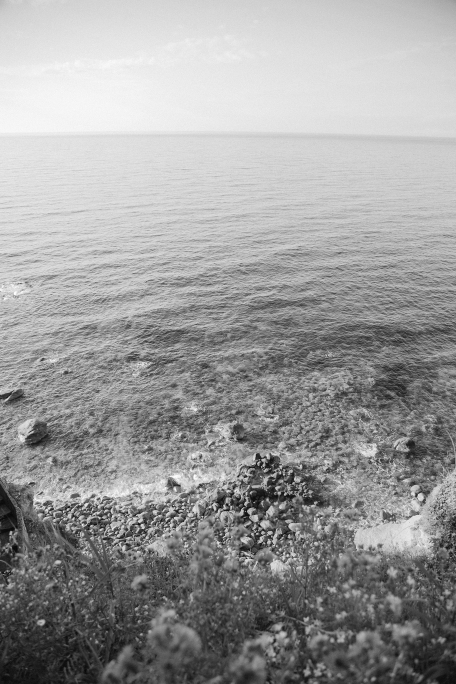
#> input picture images/alan-bajura-pYjCqqDEOFo-unsplash.pgm, 912 x 1368 px (shown at 1/2 size)
$ python averages.py images/alan-bajura-pYjCqqDEOFo-unsplash.pgm
#> lines starting #> are read from the running program, lines starting #| are printed output that depends on the picture
### images.py
import numpy as np
import dct
import dft

import os

from PIL import Image
from collections.abc import Callable

def image_to_matrix (patch: Image) -> np.ndarray:
	"""
	Converts the given 8x8 PIL/Pillow image to a 8x8 NumPy matrix

	:patch:   The Pillow image, must have size 8x8
	:returns: An 8x8 NumPy matrix containing the Pillow image's data
	"""
	if patch.size != (8, 8):
		raise RuntimeError ("Image patch has unsupported dimensions")
	return np.array (patch.getdata ()).reshape ((8, 8))

# [11 lines left out: function compute_dct, not called in this run]

def compute_dct_orth (patch: Image) -> np.ndarray:
	"""
	Computes the DCT-II of the given 8x8 PIL/Pillow image via similarity transform.

	:patch:   The Pillow image to process, must have size 8x8
	:returns: An 8x8 NumPy matrix containing the image's DCT-II coefficients.
	"""
	if patch.size != (8, 8):
		raise RuntimeError ("Image patch has unsupported dimensions; crop to 8x8 pixels first")

	return dct.compute_dct_orth (image_to_matrix (patch))

def compute_dft (patch: Image) -> np.ndarray:
	"""
	Computes the DFT of the given 8x8 PIL/Pillow image.

	:patch:   The Pillow image to process, must have size 8x8
	:returns: An 8x8 NumPy matrix containing the image's DFT coefficients.
	"""
	if patch.size != (8, 8):
		raise RuntimeError ("Image patch has unsupported dimensions; crop to 8x8 pixels first")

	return dft.compute_dft_8 (image_to_matrix (patch))

# [62 lines left out: functions valid_image, num_to_bytes, write_pgm, invert_color, not called in this run]

def execute_for_all_files (files: list[str], func: Callable[[int, int, Image], None], printinfo: bool = True) -> None:
	"""
	Executes the given function against all given files, either printing information
	on its progress, problems it encounters and info about the file or not.

	:files:     The list of files to operate on
	:func:      The function to execute against every file
	:printinfo: Whether to print progress/error/metadata information (default: True)
	"""
#> called with printinfo = True
	for infile in files:
		if not os.path.isfile (infile):
			if printinfo: print (f"FILE: {infile} - IS DIRECTORY")
			continue

		if printinfo: print (f"FILE: {infile}")
		with Image.open (infile) as im:
#> im is the input picture: PIL image 912x1368 L; min 0, max 255, mean 155.5
			if im.format != "PPM":
				if printinfo: print ("Not a valid PPM/PGM file")
				continue

			width, height = im.size
#> width = 912; height = 1368
			if width % 8 != 0 or height % 8 != 0:
				if printinfo: print ("Unsupported dimensions: Width and height must be divisible by 8.")
				continue

			if printinfo: print (f"Width: {width}, Height: {height}")
#| Width: 912, Height: 1368

			func (width, height, im)

# [8 lines left out: function shift_into_16bit, not called in this run]

### plots.py
import numpy as np
import matplotlib.pyplot as plt

from matplotlib.ticker import SymmetricalLogLocator
from matplotlib.colors import LightSource
from matplotlib.colorizer import Colorizer
from matplotlib.cm import ScalarMappable

def plot_dct_coefficients (matrix: np.ndarray) -> None:
	"""
	Unified function to generate a plot of DCT coefficients.

	Uses fixed colour map ("jet") and fixed lower and upper
	limits of (0, 2.5). Opens the plot in a matplotlib window.

	:matrix: The coefficient matrix to plot
	"""
	fig, ax = plt.subplots ()
	im = ax.imshow (np.abs (matrix), cmap="jet", norm="symlog")
	im.set_clim (0, 100)
	im.get_cmap ().set_over (color="w")
	plt.colorbar(im, ticks=SymmetricalLogLocator(base=10, linthresh=1, subs=range(10)))

	ax.axhline (3.5, linestyle='--', color="k")
	ax.axvline (3.5, linestyle='--', color="k")

	plt.show()

# [45 lines left out: functions plot_dct_coefficients_3d, display_image, not called in this run]

### dct.py
import numpy as np
from math import isqrt

SQRT2 = np.sqrt(2)
INVSQRT2 = 1 / SQRT2
LAM = lambda k: INVSQRT2 if k == 0 else 1
LAMN = lambda k, n: INVSQRT2 if k in [0, n] else 1

# [5 lines left out: function make_C_I, not called in this run]

def make_C_II (n: int) -> np.ndarray:
	norm = SQRT2 / np.sqrt (n)
	n2 = 2 * n
	return np.array ([
		[ norm * LAM (k) * np.cos (np.pi * k * (2 * l + 1) / n2) for l in range (n) ] for k in range (n)
	])

def make_C_III (n: int) -> np.ndarray:
	# Though C[II] is unitary, C_II @ C_III is closer to eye(8) if we
	# compute C_III as the inverse matrix of C_II.
	return np.linalg.inv (make_C_II (n))

# [5 lines left out: function make_C_IV, not called in this run]

C_II_8 = make_C_II (8)
C_III_8 = make_C_III (8)

DCT_KRON_8 = np.kron (C_II_8, C_II_8)
IDCT_KRON_8 = np.kron (C_III_8, C_III_8)

def matrix_to_vector (m: np.ndarray) -> np.ndarray:
	shape = m.shape
	return m.reshape (shape [0] * shape [1])

# [20 lines left out: functions vector_to_matrix, compute_dct, not called in this run]

def compute_dct_orth (matrix: np.ndarray) -> np.ndarray:
	if matrix.shape != (8, 8):
		raise RuntimeError ("Unsupported matrix dimensions, must be 8x8!")

	return C_II_8 @ matrix @ C_III_8

# [11 lines left out: functions compute_idct, compute_idct_orth, not called in this run]

### dft.py
import numpy as np
import cmath

def make_Omega (n: int) -> np.matrix:
	"""
	Compute the Fourier matrix of order n

	The Fourier matrix is the complex matrix whose entries are given by
	`exp((2 pi ikl)/n)`, where (k, l) is the (row, column) index
	pair. Returns a NumPy matrix (of type matrix) to allow for .H

	:n:       The order of the Fourier matrix to compute
	:returns: The requested matrix
	"""
	return np.matrix ([
		[ cmath.exp ((-2 * np.pi * k * l * 1j) / n) for k in range (n) ] for l in range (n)
	])

# OMEGA8 is the 8x8 Fourier matrix and OMEGA8H its conjugate transpose
# (Hermitian transpose)
OMEGA8 = make_Omega (8)
OMEGA8H = OMEGA8.H

# [45 lines left out: functions compute_dft, compute_idft, not called in this run]

def compute_dft_8 (matrix: np.ndarray | np.matrix) -> np.matrix:
	"""
	Compute the discrete Fourier transform (DFT) of the given 8x8 matrix.

	The given matrix may contain real or complex values and must have shape
	(8,8). Any other shape will be rejected but may be computed by means
	of compute_dft(matrix). The resulting matrix will be of type np.matrix
	since in general it will contain complex entries.

	Equivalent to compute_dft but possibly faster for bulk operations.

	:matrix:  The matrix to apply the DFT to
	:returns: The DFT of the given matrix
	"""
	if matrix.shape != (8, 8):
		raise ValueError ("Unsupported matrix shape, must be (8,8)!")

	return (OMEGA8 @ matrix @ OMEGA8) / 64

# [16 lines left out: function compute_idft_8, not called in this run]

### averages.py
import numpy as np
import images
import plots

import sys

from PIL import Image

dct_coeff_total = np.zeros ((8, 8))
dft_coeff_total = np.zeros ((8, 8))
patches_total = 0

def image_action (width: int, height: int, im: Image) -> None:
#> called with width = 912, height = 1368
	global dct_coeff_total, dft_coeff_total
	global patches_total

	patches_h = width // 8
#> patches_h = 114
	patches_v = height // 8
#> patches_v = 171
	patches = patches_h * patches_v
#> patches = 19494
	print (f"Patches: {patches}")
#| Patches: 19494

	index = 0
	for v_index in range (patches_v):
		for h_index in range (patches_h):
			# Coordinates of the currently processed patch.
			# These are in PIL coordinates, meaning that the horizontal
			# axis is x and the vertical axis is y.
			top_left = (h_index * 8, v_index * 8)
			bottom_right = (top_left[0] + 8, top_left[1] + 8)

			# Extract the processed patch, process, and store DFT and DCT coefficients
			patch = im.crop ((*top_left, *bottom_right))

			dft_coeffs = images.compute_dft (patch)
			dft_coeff_total += np.abs(dft_coeffs)

			dct_coeffs = images.compute_dct_orth (patch)
			dct_coeff_total += np.abs(dct_coeffs)

			index += 1
			print (f"{index} of {patches}\r", end="", flush=True)
#> after the loop, index = 19494

	patches_total += patches
#> patches_total = 19494

	# Clear progress indicator
	print(" " * (len (str (patches)) * 2 + 4))

plot3d = False
if "--3d" in sys.argv:
	plot3d = True
	sys.argv.remove ("--3d")

images.execute_for_all_files (sys.argv [1:], image_action)

if patches_total == 0:
	print ("No patches processed")
	sys.exit ()

dft_coeff_total /= patches_total
dct_coeff_total /= patches_total
print ()
print ("Average DFT coefficient matrix (absolute values):")
print (dft_coeff_total)
print ()
print ("Average DCT-II coefficient matrix:")
print (dct_coeff_total)
print ()
with np.printoptions (precision=3, suppress=True):
	print ("Average DFT coefficient matrix (reduced precision):")
	print (dft_coeff_total)
	print ()
	print ("Average DCT-II coefficient matrix (reduced precision):")
	print (dct_coeff_total)
print ()
print (f"Total patches: {patches_total}")

plotfunc = plots.plot_dct_coefficients
if plot3d:
	plotfunc = plots.plot_dct_coefficients_3d

# Open in Matplotlib windows
plotfunc (dft_coeff_total)
#> in plot_dct_coefficients, `plt.show()`:
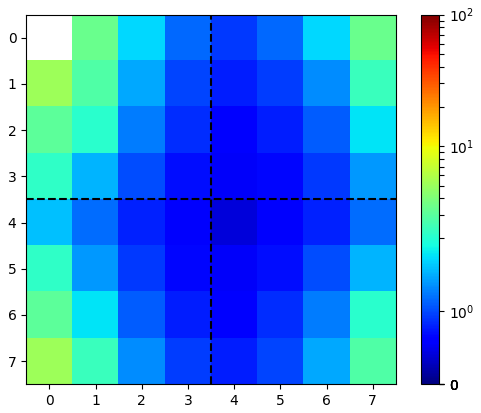
#> figure drawn by matplotlib, 2 panels
plotfunc (dct_coeff_total)
#> in plot_dct_coefficients (call 2), `plt.show()`:
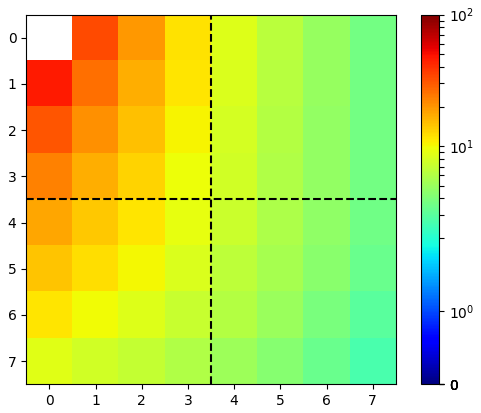
#> figure drawn by matplotlib, 2 panels

$ run again, on images/alin-gavriliuc-T5h-RzUFN04-unsplash.pgm
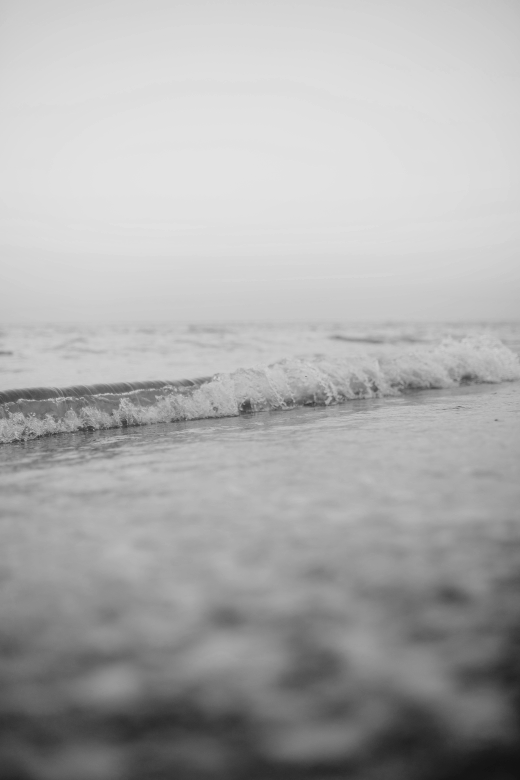
#> input picture images/alin-gavriliuc-T5h-RzUFN04-unsplash.pgm, 1040 x 1560 px (shown at 1/2 size)
#> in execute_for_all_files, im is the input picture: PIL image 1040x1560 L; min 17, max 227, mean 171.4
#| Width: 1040, Height: 1560
#| Patches: 25350
#> after the loop in image_action, `for v_index in range (patches_v):`: index = 25350
#> in plot_dct_coefficients, `plt.show()`:
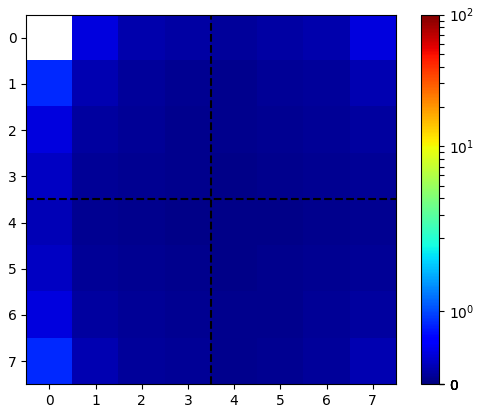
#> figure drawn by matplotlib, 2 panels
#> in plot_dct_coefficients (call 2), `plt.show()`:
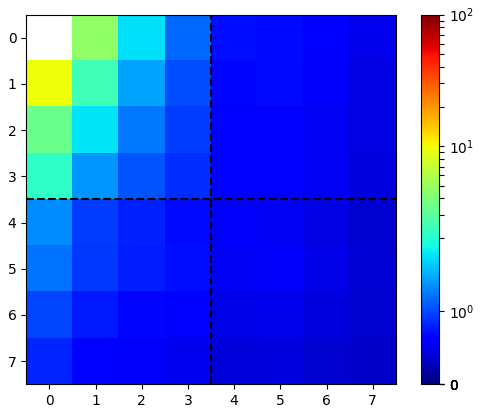
#> figure drawn by matplotlib, 2 panels

$ run again, on images/annie-spratt--PwigdGIWcg-unsplash.pgm
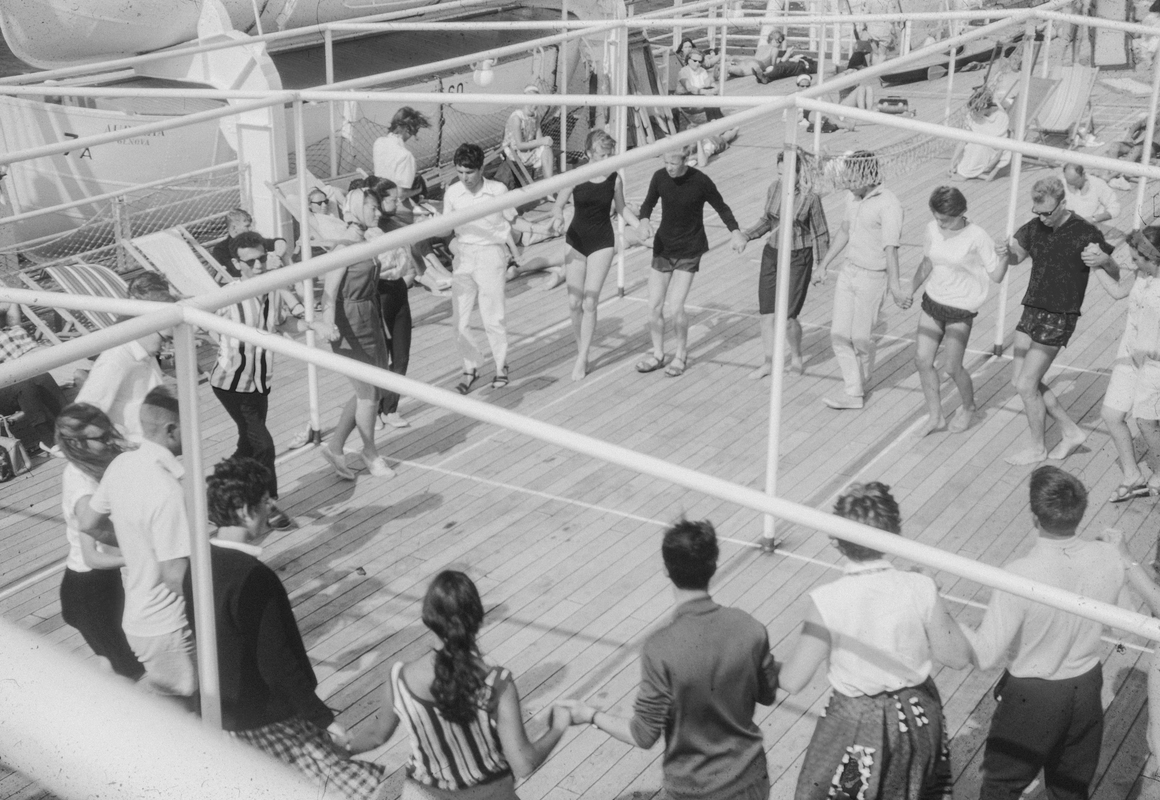
#> input picture images/annie-spratt--PwigdGIWcg-unsplash.pgm, 1160 x 800 px
#> in execute_for_all_files, im is the input picture: PIL image 1160x800 L; min 18, max 235, mean 156.9
#| Width: 1160, Height: 800
#| Patches: 14500
#> after the loop in image_action, `for v_index in range (patches_v):`: index = 14500
#> in plot_dct_coefficients, `plt.show()`:
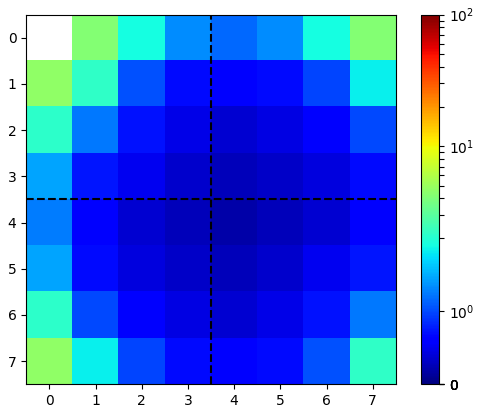
#> figure drawn by matplotlib, 2 panels
#> in plot_dct_coefficients (call 2), `plt.show()`:
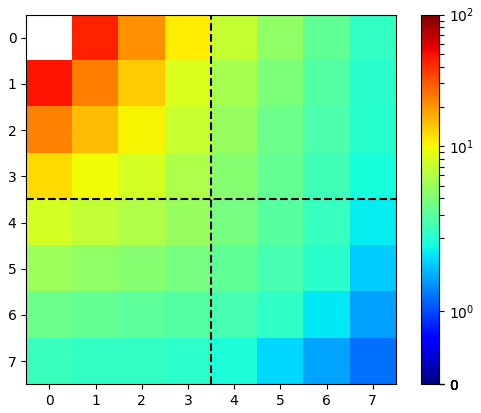
#> figure drawn by matplotlib, 2 panels

$ run again, on images/annie-spratt-iFHUMuNSH5g-unsplash.pgm
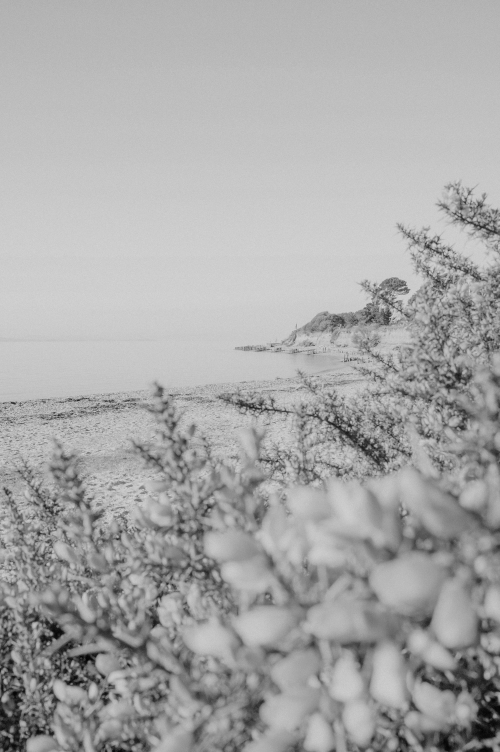
#> input picture images/annie-spratt-iFHUMuNSH5g-unsplash.pgm, 1000 x 1504 px (shown at 1/2 size)
#> in execute_for_all_files, im is the input picture: PIL image 1000x1504 L; min 2, max 220, mean 168
#| Width: 1000, Height: 1504
#| Patches: 23500
#> after the loop in image_action, `for v_index in range (patches_v):`: index = 23500
#> in plot_dct_coefficients, `plt.show()`:
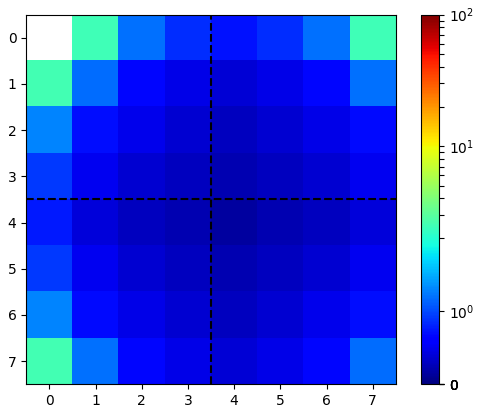
#> figure drawn by matplotlib, 2 panels
#> in plot_dct_coefficients (call 2), `plt.show()`:
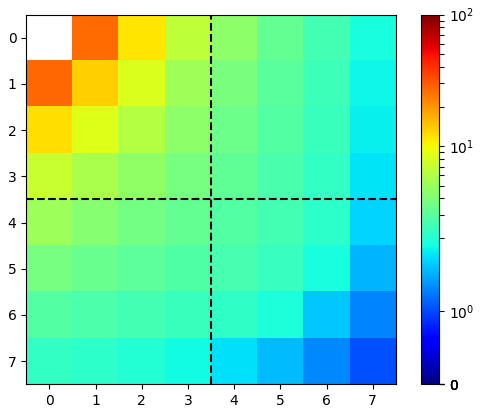
#> figure drawn by matplotlib, 2 panels
